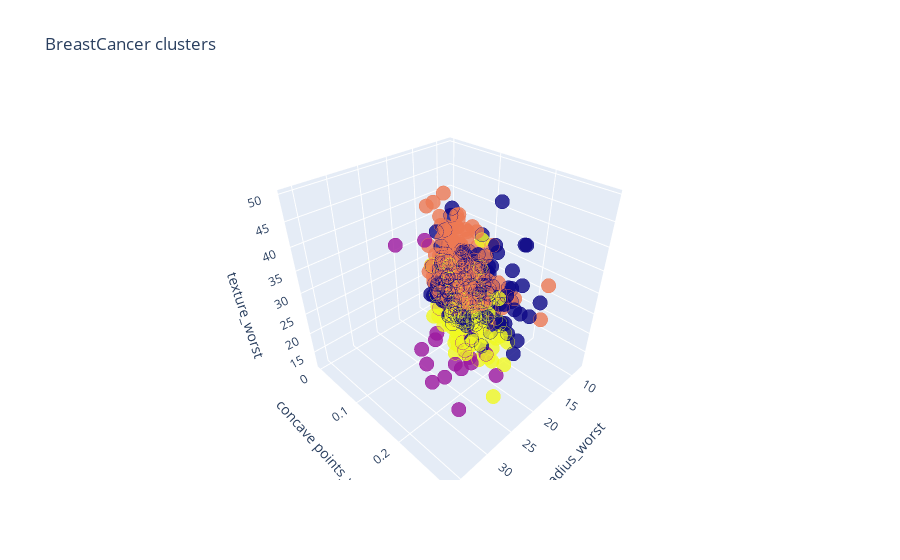

The notebook cell saved with this chart:
### Code cell
import plotly as py
import plotly.graph_objs as go

trace1 = go.Scatter3d(
    x= df_nt['radius_worst'],
    y= df_nt['concave points_worst'],
    z= df_nt['texture_worst'],
    mode='markers',
     marker=dict(
        color = concatenated_df['cluster'], #CLUSTER ES LA NUEVA COLUMNA CON EL CLUSTER TAG
        size= 5,
        line=dict(
            color= concatenated_df['cluster'],
            width= 12
        ),
        opacity=0.8
     )
)
data = [trace1]
layout = go.Layout(
    title= 'BreastCancer clusters ',
    scene = dict(
            xaxis = dict(title  = 'radius_worst'),
            yaxis = dict(title  = 'concave points_worst'),
            zaxis = dict(title  = 'texture_worst')
        ),
    legend=dict(
        title='Clusters',
        itemsizing='constant',
        itemclick='toggleothers'
    )
)
fig = go.Figure(data=data, layout=layout)
py.offline.iplot(fig)

### Figure 1 — Plotly figure (JSON) as saved in the notebook; plotly's stock layout.template omitted (floating-point values rounded to 4 significant figures; data arrays with more than 128 entries replaced by an {"elided": "..."} marker saying what was removed)
{"data": [{"marker": {"color": {"elided": "569 int values"}, "line": {"color": {"elided": "569 int values"}, "width": 12}, "opacity": 0.8, "size": 5}, "mode": "markers", "type": "scatter3d", "x": {"elided": "569 float values"}, "y": {"elided": "569 float values"}, "z": {"elided": "569 float values"}}], "layout": {"legend": {"itemclick": "toggleothers", "itemsizing": "constant", "title": {"text": "Clusters"}}, "scene": {"xaxis": {"title": {"text": "radius_worst"}}, "yaxis": {"title": {"text": "concave points_worst"}}, "zaxis": {"title": {"text": "texture_worst"}}}, "title": {"text": "BreastCancer clusters "}}}
